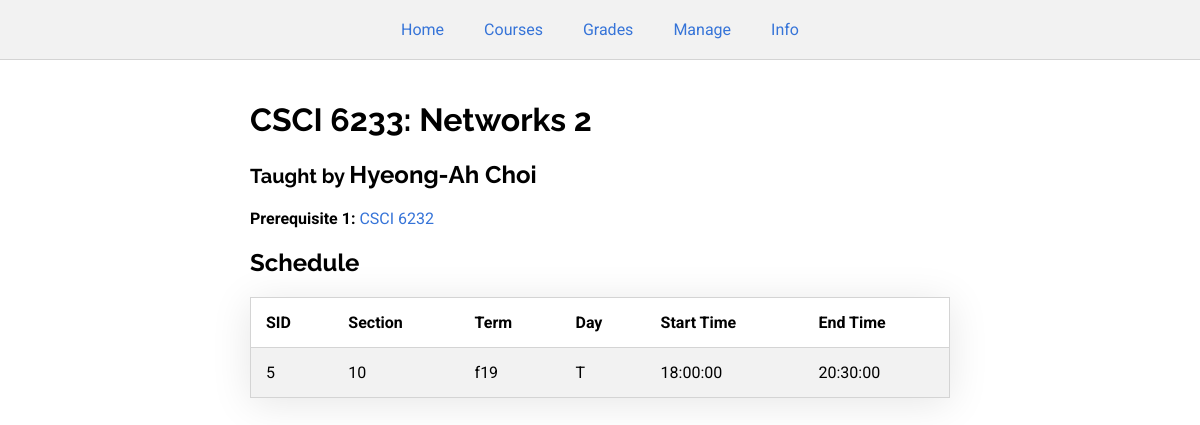
Screenshot of /transcriptCourse.php?cid=6 (signed in) with the database file from the repository.
### tables this page shows
CREATE TABLE course (
    cid INT AUTO_INCREMENT,
    dept VARCHAR(4),
    cnum INT,
    title VARCHAR(64),
    credits INT,
    instructor_id INT,
    prereq1_id INT,
    prereq2_id INT,
    PRIMARY KEY (cid),
     
    FOREIGN KEY (instructor_id) REFERENCES user(uid),
    FOREIGN KEY (prereq1_id) REFERENCES course(cid),
    FOREIGN KEY (prereq2_id) REFERENCES course(cid),
    CONSTRAINT unique_course UNIQUE(dept, cnum)
);

CREATE TABLE user (
    uid INT,
    password VARCHAR(32),
    fname VARCHAR(32),
    lname VARCHAR(32),
    address VARCHAR(128),
    PRIMARY KEY (uid)
);

CREATE TABLE schedule (
    sid INT AUTO_INCREMENT,
    cid INT,
    section INT,
    term VARCHAR(4),
    day VARCHAR(1),
    start TIME,
    end TIME,
    is_current INT,  
    PRIMARY KEY (sid),
    FOREIGN KEY (cid) REFERENCES course(cid)
);

### public_html/transcriptCourse.php (the view, shortened to what this page needs)
<?php
$servername = "127.0.0.1";
$username = "FlatEarthSociety";
$password = "N@S@l1es";
$dbname = "FlatEarthSociety";
$conn = mysqli_connect($servername, $username, $password, $dbname);
?>
<!DOCTYPE html>
<head>
    <link rel="stylesheet" href="css/style.css">
</head>
<body>
    <?php
    include "navbar.php";
    ?>
    <div class="main-container">
        <?php
        $query = "SELECT c.*, p1.dept AS p1dept, p1.cnum AS p1num, p2.dept AS p2dept, p2.cnum AS p2num, fname, lname FROM course c LEFT JOIN course p1 ON c.prereq1_id=p1.cid LEFT JOIN course p2 ON c.prereq2_id=p2.cid LEFT JOIN user ON user.uid=c.instructor_id WHERE c.cid=" . $_GET["cid"];
        $result = mysqli_query($conn, $query);
        if (mysqli_num_rows($result) > 0) {
            $row = mysqli_fetch_assoc($result);
            echo "<h1>" . $row["dept"] . " " . $row["cnum"] . ": " . $row["title"] . "</h1>";
            if($row["instructor_id"] !== null) {
                echo "<h2><small>Taught by </small>" . $row["fname"] . " " . $row["lname"] . "</h2>";
            }
            if ($row["prereq1_id"] !== null) {
                echo "<p><b>Prerequisite 1: </b><a href=\"course?cid=" . $row["prereq1_id"] . "\">" . $row["p1dept"] . " " . $row["p1num"] . "</a></p>";
            }
            $query = "SELECT * FROM schedule WHERE is_current=1 AND cid=" . $_GET["cid"];
            $result = mysqli_query($conn, $query);
            if (mysqli_num_rows($result) > 0) {
                echo "<h2>Schedule</h2>
                <table>
                    <tr>
                        <th>SID</th>
                        <th>Section</th>
                        <th>Term</th>
                        <th>Day</th>
                        <th>Start Time</th>
                        <th>End Time</th>
                    </tr>";
                while ($row = mysqli_fetch_assoc($result)) {
                    echo "<tr>";
                    echo "<td>" . $row["sid"] . "</td>";
                    echo "<td>" . $row["section"] . "</td>";
                    echo "<td>" . $row["term"] . "</td>";
                    echo "<td>" . $row["day"] . "</td>";
                    echo "<td>" . $row["start"] . "</td>";
                    echo "<td>" . $row["end"] . "</td>";
                    echo "</tr>";
                }
                echo "</table>";
            } else {
                echo "This course has no available sections to register for.";
            }
        } else {
            echo "This course does not exist.";
        }
        ?>
    </div>
</body>
</html>

### public_html/css/style.css (style rules this page uses)
html, body { margin: 0; padding: 0; width: 100%; height: 100%; font-family: 'Roboto', sans-serif; }
h1, h2, h3, h4, h5 { font-family: 'Raleway', sans-serif; }
a:link { text-decoration: none; color: #3674d8 }
table { width: 100%; border: 1px solid #D4D4D4;; box-shadow: 0 5px 40px rgba(0, 0, 0, 0.1); }
table, th, td { border-bottom: 1px solid #D4D4D4; border-collapse: collapse; }
tr:nth-child(even) { background-color: #f2f2f2; }
th, td { text-align: left; padding: 15px; }
.main-container { margin: auto; max-width: 700px; padding: 20px; }

### rows the page displays
course: dept "CSCI", cnum "6233", title "Networks 2", instructor.fname "Hyeong-Ah", instructor.lname "Choi", prereq1.dept "CSCI", prereq1.cnum "6232"
schedule: sid "5", section "10", term "f19", day "T", start "18:00:00", end "20:30:00"
